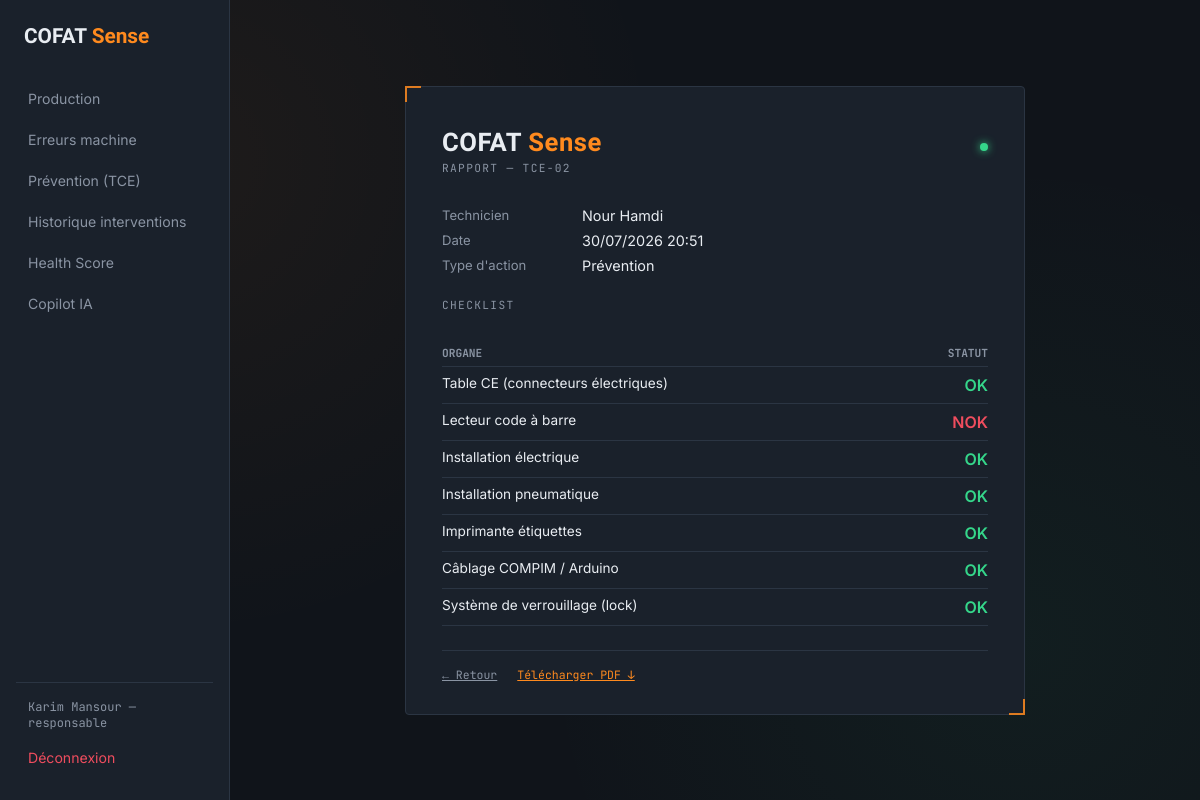
The app's page /maintenance/prevention/rapport/2 (signed in) with its own data.
### app/models.py (models this page shows, shortened)
class User(UserMixin, db.Model):
    __tablename__ = "users"
    id = db.Column(db.Integer, primary_key=True)
    matricule = db.Column(db.String(20), unique=True, nullable=False)
    nom = db.Column(db.String(80), nullable=False)
    prenom = db.Column(db.String(80), nullable=False)
    email = db.Column(db.String(120), unique=True, nullable=False, index=True)
    password_hash = db.Column(db.String(255), nullable=False)
    role = db.Column(db.Enum(Role), nullable=False, default=Role.TECHNICIEN)
    actif = db.Column(db.Boolean, default=True, nullable=False)
    date_creation = db.Column(db.DateTime, default=datetime.utcnow)
    derniere_connexion = db.Column(db.DateTime, nullable=True)
    @property
    def nom_complet(self) -> str:
        return f"{self.prenom} {self.nom}"

class Machine(db.Model):
    __tablename__ = "machines"
    id = db.Column(db.Integer, primary_key=True)
    code = db.Column(db.String(50), unique=True, nullable=False)
    nom = db.Column(db.String(100), nullable=True)
    ligne = db.Column(db.String(50), nullable=True)
    groupe = db.Column(db.String(50), nullable=True)
    uap = db.Column(db.String(20), nullable=True)
    actif = db.Column(db.Boolean, default=True)
    seuil_comptage = db.Column(db.Integer, nullable=True)
    productions = db.relationship("ProductionRecord", back_populates="machine")

class RapportIntervention(db.Model):
    __tablename__ = "rapports_intervention"
    id = db.Column(db.Integer, primary_key=True)
    seance_id = db.Column(db.Integer, db.ForeignKey("seances_comptage.id"), unique=True, nullable=False)
    technicien_id = db.Column(db.Integer, db.ForeignKey("users.id"), nullable=False)
    date_intervention = db.Column(db.DateTime, default=datetime.utcnow)
    type_action = db.Column(db.String(80), nullable=False)
    protocole = db.Column(db.Text, nullable=True)
    observations = db.Column(db.Text, nullable=True)
    pdf_path = db.Column(db.String(255), nullable=True)
    seance = db.relationship("SeanceComptage", backref=db.backref("rapport", uselist=False))
    technicien = db.relationship("User", backref="rapports")

class ChecklistExecution(db.Model):
    __tablename__ = "checklist_executions"
    id = db.Column(db.Integer, primary_key=True)
    rapport_id = db.Column(db.Integer, db.ForeignKey("rapports_intervention.id"), nullable=False)
    item_def_id = db.Column(db.Integer, db.ForeignKey("checklist_item_defs.id"), nullable=False)
    statut_ok = db.Column(db.Boolean, nullable=True)
    commentaire = db.Column(db.Text, nullable=True)
    rapport = db.relationship("RapportIntervention", backref="checklist_items")
    item_def = db.relationship("ChecklistItemDef")

class ChecklistItemDef(db.Model):
    __tablename__ = "checklist_item_defs"
    id = db.Column(db.Integer, primary_key=True)
    template_id = db.Column(db.Integer, db.ForeignKey("checklist_templates.id"), nullable=False)
    organe = db.Column(db.String(150), nullable=False)
    ordre = db.Column(db.Integer, default=0)
    template = db.relationship("ChecklistTemplate", backref="items")

### app/maintenance/routes.py (the view)
@maintenance_bp.route("/prevention/rapport/<int:rapport_id>")
@login_required
def voir_rapport(rapport_id):
    rapport = RapportIntervention.query.get_or_404(rapport_id)
    return render_template("maintenance/rapport_detail.html", rapport=rapport)

### app/templates/maintenance/rapport_detail.html (shortened to what this page needs)
{% extends "base.html" %}
{% block content %}
<div class="panel" style="width: min(620px, 100%);">
  <div class="panel-header">
    <span class="brand">COFAT <span>Sense</span></span>
    <span class="status-dot"></span>
  </div>
  <p class="eyebrow">Rapport — {{ rapport.seance.machine.code }}</p>
  <table style="width:100%; border-collapse: collapse; margin-bottom: 20px;">
    <tr>
      <td style="padding: 4px 0; color: var(--text-muted); font-size: 0.82rem; width: 140px;">Technicien</td>
      <td style="padding: 4px 0; font-size: 0.9rem;">{{ rapport.technicien.nom_complet }}</td>
    </tr>
    <tr>
      <td style="padding: 4px 0; color: var(--text-muted); font-size: 0.82rem;">Date</td>
      <td style="padding: 4px 0; font-size: 0.9rem;">{{ rapport.date_intervention.strftime("%d/%m/%Y %H:%M") }}</td>
    </tr>
    <tr>
      <td style="padding: 4px 0; color: var(--text-muted); font-size: 0.82rem;">Type d'action</td>
      <td style="padding: 4px 0; font-size: 0.9rem;">{{ rapport.type_action }}</td>
    </tr>
  </table>
  <p class="eyebrow">Checklist</p>
  <table style="width:100%; border-collapse: collapse; margin-top: 6px; margin-bottom: 20px;">
    <thead>
      <tr style="text-align:left; border-bottom: 1px solid var(--border);">
        <th style="padding: 6px 0; color: var(--text-muted); font-family: var(--font-mono); font-size: 0.7rem;">ORGANE</th>
        <th style="padding: 6px 0; color: var(--text-muted); font-family: var(--font-mono); font-size: 0.7rem; text-align:right;">STATUT</th>
      </tr>
    </thead>
    <tbody>
      {% for c in rapport.checklist_items %}
      <tr style="border-bottom: 1px solid var(--border);">
        <td style="padding: 8px 0; font-size: 0.85rem; vertical-align: top;">
          {{ c.item_def.organe }}
        </td>
        <td style="padding: 8px 0; text-align:right; white-space: nowrap; vertical-align: top;">
          {% if c.statut_ok is none %}
            <span style="color: var(--text-muted); font-size: 0.8rem;">Non renseigné</span>
          {% elif c.statut_ok %}
            <span style="color: var(--ok); font-weight: 600;">OK</span>
          {% else %}
            <span style="color: var(--danger); font-weight: 600;">NOK</span>
          {% endif %}
        </td>
      </tr>
      {% endfor %}
    </tbody>
  </table>
  <div class="panel-footer" style="justify-content: flex-start; gap: 20px;">
    <a href="{{ url_for('maintenance.prevention_dashboard') }}" style="color: var(--text-muted);">← Retour</a>
    <a href="{{ url_for('maintenance.telecharger_pdf_rapport', rapport_id=rapport.id) }}" style="color: var(--accent);">Télécharger PDF ↓</a>
  </div>
</div>
{% endblock %}

### app/templates/base.html (shortened to what this page needs)
<!doctype html>
<html lang="fr">
<head>
  <link rel="stylesheet" href="{{ url_for('static', filename='css/style.css') }}">
</head>
<body>
  {% if current_user.is_authenticated %}
  <nav class="sidebar">
    <div class="sidebar-brand">COFAT <span>Sense</span></div>
    <a href="{{ url_for('production.dashboard') }}" class="nav-link">Production</a>
    <a href="{{ url_for('maintenance.liste_erreurs') }}" class="nav-link">Erreurs machine</a>
    <a href="{{ url_for('maintenance.prevention_dashboard') }}" class="nav-link">Prévention (TCE)</a>
    <a href="{{ url_for('maintenance.historique_interventions') }}" class="nav-link">Historique interventions</a>
    <a href="{{ url_for('health.dashboard') }}" class="nav-link">Health Score</a>
    <a href="{{ url_for('copilot.dashboard') }}" class="nav-link">Copilot IA</a>
    <div class="sidebar-footer">
      <span class="sidebar-user">{{ current_user.nom_complet }} — {{ current_user.role.value }}</span>
      <a href="{{ url_for('auth.logout') }}" class="nav-link nav-link--logout">Déconnexion</a>
    </div>
  </nav>
  {% endif %}
  <div class="page-content">
    {% block content %}{% endblock %}
  </div>
</body>
</html>

### app/static/css/style.css (style rules this page uses)
:root { --bg-base: #10141a; --bg-panel: #1a212b; --bg-panel-raised: #212a37; --border: #2b3543; --text-primary: #e9edf2; --text-muted: #8a94a3; --accent: #ff8a1e; --accent-dim: #d9720f; --ok: #35d68a; --danger: #ef4d5e; --font-display: "Barlow Condensed", sans-serif; --font-body: "Inter", sans-serif; --font-mono: "JetBrains Mono", monospace; }
* { box-sizing: border-box; }
body { margin: 0; min-height: 100vh; background: var(--bg-base); background-image: radial-gradient(circle at 15% 20%, rgba(255, 138, 30, 0.06), transparent 40%), radial-gradient(circle at 85% 80%, rgba(53, 214, 138, 0.05), transparent 40%); color: var(--text-primary); font-family: var(--font-body); display: flex; align-items: stretch; justify-content: flex-start; padding: 0; }
.page-content { flex: 1; display: flex; align-items: center; justify-content: center; padding: 40px 24px; min-height: 100vh; }
.sidebar { width: 230px; flex-shrink: 0; background: var(--bg-panel); border-right: 1px solid var(--border); padding: 24px 16px; display: flex; flex-direction: column; gap: 4px; }
.sidebar-brand { font-family: var(--font-display); font-weight: 700; font-size: 1.3rem; margin-bottom: 28px; padding: 0 8px; }
.sidebar-brand span { color: var(--accent); }
.nav-link { color: var(--text-muted); text-decoration: none; padding: 10px 12px; border-radius: 4px; font-size: 0.88rem; transition: background 0.15s ease, color 0.15s ease; }
.sidebar-footer { margin-top: auto; padding-top: 16px; border-top: 1px solid var(--border); display: flex; flex-direction: column; gap: 8px; }
.sidebar-user { font-family: var(--font-mono); font-size: 0.75rem; color: var(--text-muted); padding: 0 12px; }
.nav-link--logout { color: var(--danger); }
.panel { position: relative; width: min(400px, 100%); background: var(--bg-panel); border: 1px solid var(--border); border-radius: 4px; padding: 40px 36px 32px; }
.panel::before, .panel::after { content: ""; position: absolute; width: 14px; height: 14px; border: 2px solid var(--accent); opacity: 0.85; }
.panel::before { top: -1px; left: -1px; border-right: none; border-bottom: none; }
.panel::after { bottom: -1px; right: -1px; border-left: none; border-top: none; }
.panel-header { display: flex; align-items: baseline; justify-content: space-between; margin-bottom: 4px; }
.brand { font-family: var(--font-display); font-weight: 700; font-size: 1.6rem; letter-spacing: 0.02em; color: var(--text-primary); }
.brand span { color: var(--accent); }
.status-dot { width: 8px; height: 8px; border-radius: 50%; background: var(--ok); box-shadow: 0 0 8px var(--ok); display: inline-block; }
.eyebrow { font-family: var(--font-mono); font-size: 0.7rem; letter-spacing: 0.12em; text-transform: uppercase; color: var(--text-muted); margin: 0 0 28px; }
.panel-footer { margin-top: 24px; padding-top: 16px; border-top: 1px solid var(--border); font-family: var(--font-mono); font-size: 0.72rem; color: var(--text-muted); display: flex; justify-content: space-between; }
:root { --cat-mecanique-bg: #eef2ff; --cat-mecanique-border: #6366f1; --cat-mecanique-text: #4338ca; --cat-electrique-bg: #fff7ed; --cat-electrique-border: #f59e0b; --cat-electrique-text: #b45309; --cat-pneumatique-bg: #ecfeff; --cat-pneumatique-border: #06b6d4; --cat-pneumatique-text: #0e7490; --cat-informatique-bg: #faf5ff; --cat-informatique-border: #a855f7; --cat-informatique-text: #7e22ce; --cat-securite-bg: #fef2f2; --cat-securite-border: #ef4444; --cat-securite-text: #b91c1c; }

### records on screen
User: nom_complet "Karim Mansour", role.value "responsable"
Machine: seance.machine.code "TCE-02"
User: technicien.nom_complet "Nour Hamdi"
RapportIntervention: date_intervention "30/07/2026 20:51", type_action "Prévention"
ChecklistExecution: item_def.organe "Table CE (connecteurs électriques)", statut_ok "OK"
ChecklistExecution: item_def.organe "Lecteur code à barre", statut_ok "NOK"
ChecklistExecution: item_def.organe "Installation électrique", statut_ok "OK"
ChecklistExecution: item_def.organe "Installation pneumatique", statut_ok "OK"
ChecklistExecution: item_def.organe "Imprimante étiquettes", statut_ok "OK"
ChecklistExecution: item_def.organe "Câblage COMPIM / Arduino", statut_ok "OK"
ChecklistExecution: item_def.organe "Système de verrouillage (lock)", statut_ok "OK"
